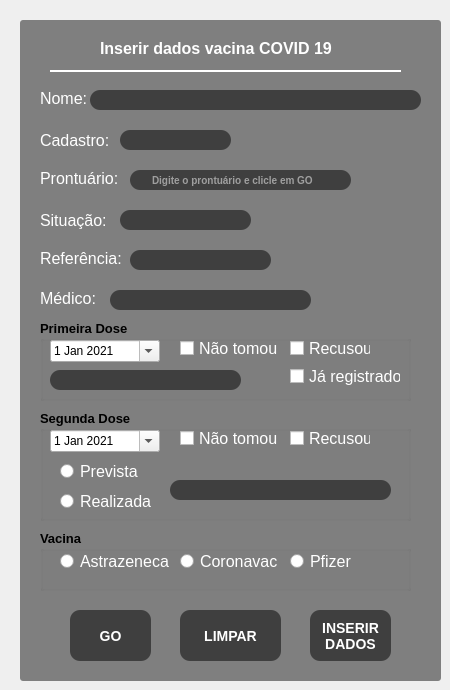
            <widget class="QWidget" name="pageInsertCOVID">
             <widget class="QFrame" name="frame_new_user_3">
              <property name="geometry">
               <rect>
                <x>20</x>
                <y>20</y>
                <width>421</width>
                <height>661</height>
               </rect>
              </property>
              <property name="styleSheet">
               <string notr="true">QFrame{
background-color: rgb(127, 127, 127);
 border-radius: 3px;
}</string>
              </property>
              <property name="frameShape">
               <enum>QFrame::StyledPanel</enum>
              </property>
              <property name="frameShadow">
               <enum>QFrame::Raised</enum>
              </property>
              <widget class="QLabel" name="label_name_6">
               <property name="geometry">
                <rect>
                 <x>20</x>
                 <y>72</y>
                 <width>47</width>
                 <height>13</height>
                </rect>
               </property>
               <property name="font">
                <font>
                 <pointsize>12</pointsize>
                 <kerning>true</kerning>
                </font>
               </property>
               <property name="autoFillBackground">
                <bool>false</bool>
               </property>
               <property name="styleSheet">
                <string notr="true">QLabel {
color: rgb(255, 255, 255);
border: 0px;
}</string>
               </property>
               <property name="text">
                <string>Nome:</string>
               </property>
              </widget>
              <widget class="QLineEdit" name="lineEditName_3">
               <property name="geometry">
                <rect>
                 <x>70</x>
                 <y>70</y>
                 <width>331</width>
                 <height>20</height>
                </rect>
               </property>
               <property name="styleSheet">
                <string notr="true">QLineEdit {
background-color: rgb(63, 63, 63);
     border-width: 2px;
     border-radius: 10px;
     border-color: rgb(0, 170, 255);
     font: bold 14px;
     padding-left: 20px;
     padding-right: 20px;
	color: rgb(255, 255, 255)
}</string>
               </property>
               <property name="readOnly">
                <bool>true</bool>
               </property>
              </widget>
              <widget class="QLineEdit" name="lineEditCad_3">
               <property name="geometry">
                <rect>
                 <x>100</x>
                 <y>110</y>
                 <width>111</width>
                 <height>20</height>
                </rect>
               </property>
               <property name="font">
                <font>
                 <pointsize>-1</pointsize>
                 <weight>75</weight>
                 <italic>false</italic>
                 <bold>true</bold>
                </font>
               </property>
               <property name="styleSheet">
                <string notr="true">QLineEdit {
background-color: rgb(63, 63, 63);
     border-width: 2px;
     border-radius: 10px;
     border-color: rgb(0, 170, 255);
     font: bold 10px;
     padding-left: 20px;
     padding-right: 20px;
	color: rgb(255, 255, 255)
}</string>
               </property>
               <property name="readOnly">
                <bool>true</bool>
               </property>
               <property name="placeholderText">
                <string/>
               </property>
              </widget>
              <widget class="QLabel" name="label_23">
               <property name="geometry">
                <rect>
                 <x>20</x>
                 <y>112</y>
                 <width>71</width>
                 <height>16</height>
                </rect>
               </property>
               <property name="font">
                <font>
                 <pointsize>12</pointsize>
                </font>
               </property>
               <property name="styleSheet">
                <string notr="true">QLabel {
color: rgb(255, 255, 255);
border: 0px;
}</string>
               </property>
               <property name="text">
                <string>Cadastro:</string>
               </property>
              </widget>
              <widget class="QLineEdit" name="lineEditPront_3">
               <property name="geometry">
                <rect>
                 <x>110</x>
                 <y>150</y>
                 <width>221</width>
                 <height>20</height>
                </rect>
               </property>
               <property name="styleSheet">
                <string notr="true">QLineEdit {
background-color: rgb(63, 63, 63);
     border-width: 2px;
     border-radius: 10px;
     border-color: rgb(0, 170, 255);
     font: bold 10px;
     padding-left: 20px;
     padding-right: 20px;
	color: rgb(255, 255, 255)
}</string>
               </property>
               <property name="readOnly">
                <bool>false</bool>
               </property>
               <property name="placeholderText">
                <string>Digite o prontuário e clicle em GO</string>
               </property>
              </widget>
              <widget class="QLabel" name="label_24">
               <property name="geometry">
                <rect>
                 <x>20</x>
                 <y>150</y>
                 <width>81</width>
                 <height>16</height>
                </rect>
               </property>
               <property name="font">
                <font>
                 <pointsize>12</pointsize>
                </font>
               </property>
               <property name="styleSheet">
                <string notr="true">QLabel {
color: rgb(255, 255, 255);
border: 0px;
}</string>
               </property>
               <property name="text">
                <string>Prontuário:</string>
               </property>
              </widget>
              <widget class="QLineEdit" name="lineEditUBS_3">
               <property name="geometry">
                <rect>
                 <x>100</x>
                 <y>190</y>
                 <width>131</width>
                 <height>20</height>
                </rect>
               </property>
               <property name="styleSheet">
                <string notr="true">QLineEdit {
background-color: rgb(63, 63, 63);
     border-width: 2px;
     border-radius: 10px;
     border-color: rgb(0, 170, 255);
     font: bold 14px;
     padding-left: 20px;
     padding-right: 20px;
	color: rgb(255, 255, 255)
}</string>
               </property>
               <property name="readOnly">
                <bool>true</bool>
               </property>
              </widget>
              <widget class="QLabel" name="label_25">
               <property name="geometry">
                <rect>
                 <x>20</x>
                 <y>190</y>
                 <width>71</width>
                 <height>20</height>
                </rect>
               </property>
               <property name="font">
                <font>
                 <pointsize>12</pointsize>
                </font>
               </property>
               <property name="styleSheet">
                <string notr="true">QLabel {
color: rgb(255, 255, 255);
border: 0px;
}</string>
               </property>
               <property name="text">
                <string>Situação:</string>
               </property>
              </widget>
              <widget class="QLineEdit" name="lineEditRef_3">
               <property name="geometry">
                <rect>
                 <x>110</x>
                 <y>230</y>
                 <width>141</width>
                 <height>20</height>
                </rect>
               </property>
               <property name="styleSheet">
                <string notr="true">QLineEdit {
background-color: rgb(63, 63, 63);
     border-width: 2px;
     border-radius: 10px;
     border-color: rgb(0, 170, 255);
     font: bold 14px;
     padding-left: 20px;
     padding-right: 20px;
	color: rgb(255, 255, 255)
}</string>
               </property>
               <property name="readOnly">
                <bool>true</bool>
               </property>
              </widget>
              <widget class="QLabel" name="label_27">
               <property name="geometry">
                <rect>
                 <x>20</x>
                 <y>230</y>
                 <width>81</width>
                 <height>16</height>
                </rect>
               </property>
               <property name="font">
                <font>
                 <pointsize>12</pointsize>
                </font>
               </property>
               <property name="styleSheet">
                <string notr="true">QLabel {
color: rgb(255, 255, 255);
border: 0px;
}</string>
               </property>
               <property name="text">
                <string>Referência:</string>
               </property>
              </widget>
              <widget class="QLineEdit" name="lineEditMed_3">
               <property name="geometry">
                <rect>
                 <x>90</x>
                 <y>270</y>
                 <width>201</width>
                 <height>20</height>
                </rect>
               </property>
               <property name="styleSheet">
                <string notr="true">QLineEdit {
background-color: rgb(63, 63, 63);
     border-width: 2px;
     border-radius: 10px;
     border-color: rgb(0, 170, 255);
     font: bold 14px;
     padding-left: 20px;
     padding-right: 20px;
	color: rgb(255, 255, 255)
}</string>
               </property>
               <property name="readOnly">
                <bool>true</bool>
               </property>
              </widget>
              <widget class="QLabel" name="label_28">
               <property name="geometry">
                <rect>
                 <x>20</x>
                 <y>270</y>
                 <width>61</width>
                 <height>16</height>
                </rect>
               </property>
               <property name="font">
                <font>
                 <pointsize>12</pointsize>
                </font>
               </property>
               <property name="styleSheet">
                <string notr="true">QLabel {
color: rgb(255, 255, 255);
border: 0px;
}</string>
               </property>
               <property name="frameShape">
                <enum>QFrame::NoFrame</enum>
               </property>
               <property name="frameShadow">
                <enum>QFrame::Plain</enum>
               </property>
               <property name="lineWidth">
                <number>0</number>
               </property>
               <property name="text">
                <string>Médico:</string>
               </property>
              </widget>
              <widget class="QPushButton" name="pushButtonADDUser_5">
               <property name="geometry">
                <rect>
                 <x>50</x>
                 <y>590</y>
                 <width>81</width>
                 <height>51</height>
                </rect>
               </property>
               <property name="font">
                <font>
                 <pointsize>-1</pointsize>
                 <weight>75</weight>
                 <italic>false</italic>
                 <bold>true</bold>
                </font>
               </property>
               <property name="styleSheet">
                <string notr="true">QPushButton{
background-color: rgb(63, 63, 63);
     border-width: 2px;
     border-radius: 10px;
     border-color: rgb(0, 170, 255);
     font: bold 14px;
     padding-left: 20px;
     padding-right: 20px;
	color: rgb(255, 255, 255);
}
QPushButton:hover {
	background-color:rgb(49, 49, 49);
}</string>
               </property>
               <property name="text">
                <string>GO</string>
               </property>
              </widget>
              <widget class="QPushButton" name="pushButtonADDUser_7">
               <property name="geometry">
                <rect>
                 <x>290</x>
                 <y>590</y>
                 <width>81</width>
                 <height>51</height>
                </rect>
               </property>
               <property name="styleSheet">
                <string notr="true">QPushButton{
background-color: rgb(63, 63, 63);
     border-width: 2px;
     border-radius: 10px;
     border-color: rgb(0, 170, 255);
     font: bold 14px;
     padding-left: 10px;
     padding-right: 10px;
	color: rgb(255, 255, 255);
}
QPushButton:hover {
	background-color:rgb(49, 49, 49);
}</string>
               </property>
               <property name="text">
                <string>INSERIR
DADOS</string>
               </property>
              </widget>
              <widget class="QGroupBox" name="groupBox">
               <property name="geometry">
                <rect>
                 <x>20</x>
                 <y>300</y>
                 <width>371</width>
                 <height>81</height>
                </rect>
               </property>
               <property name="font">
                <font>
                 <pointsize>10</pointsize>
                 <weight>75</weight>
                 <bold>true</bold>
                </font>
               </property>
               <property name="title">
                <string>Primeira Dose</string>
               </property>
               <widget class="QDateEdit" name="dateEdit_2">
                <property name="geometry">
                 <rect>
                  <x>10</x>
                  <y>20</y>
                  <width>110</width>
                  <height>22</height>
                 </rect>
                </property>
                <property name="styleSheet">
                 <string notr="true"/>
                </property>
                <property name="dateTime">
                 <datetime>
                  <hour>0</hour>
                  <minute>0</minute>
                  <second>0</second>
                  <year>2021</year>
                  <month>1</month>
                  <day>1</day>
                 </datetime>
                </property>
                <property name="calendarPopup">
                 <bool>true</bool>
                </property>
                <property name="date">
                 <date>
                  <year>2021</year>
                  <month>1</month>
                  <day>1</day>
                 </date>
                </property>
               </widget>
               <widget class="QLineEdit" name="lineEditPriDose">
                <property name="geometry">
                 <rect>
                  <x>10</x>
                  <y>50</y>
                  <width>191</width>
                  <height>20</height>
                 </rect>
                </property>
                <property name="styleSheet">
                 <string notr="true">QLineEdit {
background-color: rgb(63, 63, 63);
     border-width: 2px;
     border-radius: 10px;
     border-color: rgb(0, 170, 255);
     font: bold 14px;
     padding-left: 20px;
     padding-right: 20px;
	color: rgb(255, 255, 255)
}</string>
                </property>
                <property name="readOnly">
                 <bool>true</bool>
                </property>
               </widget>
               <widget class="QCheckBox" name="checkBox">
                <property name="geometry">
                 <rect>
                  <x>140</x>
                  <y>20</y>
                  <width>101</width>
                  <height>17</height>
                 </rect>
                </property>
                <property name="font">
                 <font>
                  <pointsize>12</pointsize>
                 </font>
                </property>
                <property name="styleSheet">
                 <string notr="true">color: rgb(255, 255, 255);</string>
                </property>
                <property name="text">
                 <string>Não tomou</string>
                </property>
                <property name="checkable">
                 <bool>true</bool>
                </property>
                <property name="checked">
                 <bool>false</bool>
                </property>
                <attribute name="buttonGroup">
                 <string notr="true">buttonGroup_10</string>
                </attribute>
               </widget>
               <widget class="QCheckBox" name="checkBox_5">
                <property name="geometry">
                 <rect>
                  <x>250</x>
                  <y>46</y>
                  <width>111</width>
                  <height>21</height>
                 </rect>
                </property>
                <property name="font">
                 <font>
                  <pointsize>12</pointsize>
                 </font>
                </property>
                <property name="styleSheet">
                 <string notr="true">color: rgb(255, 255, 255);</string>
                </property>
                <property name="text">
                 <string>Já registrado</string>
                </property>
                <attribute name="buttonGroup">
                 <string notr="true">buttonGroup_10</string>
                </attribute>
               </widget>
               <widget class="QCheckBox" name="checkBox_2">
                <property name="geometry">
                 <rect>
                  <x>250</x>
                  <y>20</y>
                  <width>81</width>
                  <height>17</height>
                 </rect>
                </property>
                <property name="font">
                 <font>
                  <pointsize>12</pointsize>
                 </font>
                </property>
                <property name="styleSheet">
                 <string notr="true">color: rgb(255, 255, 255);</string>
                </property>
                <property name="text">
                 <string>Recusou</string>
                </property>
                <attribute name="buttonGroup">
                 <string notr="true">buttonGroup_10</string>
                </attribute>
               </widget>
              </widget>
              <widget class="QGroupBox" name="groupBox_2">
               <property name="geometry">
                <rect>
                 <x>20</x>
                 <y>390</y>
                 <width>371</width>
                 <height>111</height>
                </rect>
               </property>
               <property name="font">
                <font>
                 <pointsize>10</pointsize>
                 <weight>75</weight>
                 <bold>true</bold>
                </font>
               </property>
               <property name="title">
                <string>Segunda Dose</string>
               </property>
               <property name="checkable">
                <bool>false</bool>
               </property>
               <widget class="QLineEdit" name="lineEditSegDose">
                <property name="geometry">
                 <rect>
                  <x>130</x>
                  <y>70</y>
                  <width>221</width>
                  <height>20</height>
                 </rect>
                </property>
                <property name="styleSheet">
                 <string notr="true">QLineEdit {
background-color: rgb(63, 63, 63);
     border-width: 2px;
     border-radius: 10px;
     border-color: rgb(0, 170, 255);
     font: bold 14px;
     padding-left: 20px;
     padding-right: 20px;
	color: rgb(255, 255, 255)
}</string>
                </property>
                <property name="readOnly">
                 <bool>true</bool>
                </property>
               </widget>
               <widget class="QDateEdit" name="dateEdit_3">
                <property name="geometry">
                 <rect>
                  <x>10</x>
                  <y>20</y>
                  <width>110</width>
                  <height>22</height>
                 </rect>
                </property>
                <property name="styleSheet">
                 <string notr="true"/>
                </property>
                <property name="dateTime">
                 <datetime>
                  <hour>0</hour>
                  <minute>0</minute>
                  <second>0</second>
                  <year>2021</year>
                  <month>1</month>
                  <day>1</day>
                 </datetime>
                </property>
                <property name="calendarPopup">
                 <bool>true</bool>
                </property>
               </widget>
               <widget class="QRadioButton" name="radioButton_21">
                <property name="geometry">
                 <rect>
                  <x>20</x>
                  <y>50</y>
                  <width>91</width>
                  <height>23</height>
                 </rect>
                </property>
                <property name="font">
                 <font>
                  <pointsize>12</pointsize>
                 </font>
                </property>
                <property name="styleSheet">
                 <string notr="true">color: rgb(255, 255, 255);</string>
                </property>
                <property name="text">
                 <string>Prevista</string>
                </property>
                <attribute name="buttonGroup">
                 <string notr="true">buttonGroup_6</string>
                </attribute>
               </widget>
               <widget class="QRadioButton" name="radioButton_28">
                <property name="geometry">
                 <rect>
                  <x>20</x>
                  <y>80</y>
                  <width>91</width>
                  <height>23</height>
                 </rect>
                </property>
                <property name="font">
                 <font>
                  <pointsize>12</pointsize>
                 </font>
                </property>
                <property name="styleSheet">
                 <string notr="true">color: rgb(255, 255, 255);
</string>
                </property>
                <property name="text">
                 <string>Realizada</string>
                </property>
                <attribute name="buttonGroup">
                 <string notr="true">buttonGroup_6</string>
                </attribute>
               </widget>
               <widget class="QCheckBox" name="checkBox_4">
                <property name="geometry">
                 <rect>
                  <x>250</x>
                  <y>20</y>
                  <width>81</width>
                  <height>17</height>
                 </rect>
                </property>
                <property name="font">
                 <font>
                  <pointsize>12</pointsize>
                 </font>
                </property>
                <property name="styleSheet">
                 <string notr="true">color: rgb(255, 255, 255);</string>
                </property>
                <property name="text">
                 <string>Recusou</string>
                </property>
                <attribute name="buttonGroup">
                 <string notr="true">buttonGroup_11</string>
                </attribute>
               </widget>
               <widget class="QCheckBox" name="checkBox_3">
                <property name="geometry">
                 <rect>
                  <x>140</x>
                  <y>20</y>
                  <width>101</width>
                  <height>17</height>
                 </rect>
                </property>
                <property name="font">
                 <font>
                  <pointsize>12</pointsize>
                 </font>
                </property>
                <property name="styleSheet">
                 <string notr="true">color: rgb(255, 255, 255);</string>
                </property>
                <property name="text">
                 <string>Não tomou</string>
                </property>
                <attribute name="buttonGroup">
                 <string notr="true">buttonGroup_11</string>
                </attribute>
               </widget>
              </widget>
              <widget class="QGroupBox" name="groupBox_3">
               <property name="geometry">
                <rect>
                 <x>20</x>
                 <y>510</y>
                 <width>371</width>
                 <height>61</height>
                </rect>
               </property>
               <property name="font">
                <font>
                 <pointsize>10</pointsize>
                 <weight>75</weight>
                 <bold>true</bold>
                </font>
               </property>
               <property name="title">
                <string>Vacina</string>
               </property>
               <widget class="QRadioButton" name="radioButton_15">
                <property name="geometry">
                 <rect>
                  <x>20</x>
                  <y>20</y>
                  <width>111</width>
                  <height>23</height>
                 </rect>
                </property>
                <property name="font">
                 <font>
                  <pointsize>12</pointsize>
                 </font>
                </property>
                <property name="styleSheet">
                 <string notr="true">color: rgb(255, 255, 255);</string>
                </property>
                <property name="text">
                 <string>Astrazeneca</string>
                </property>
                <attribute name="buttonGroup">
                 <string notr="true">buttonGroup_7</string>
                </attribute>
               </widget>
               <widget class="QRadioButton" name="radioButton_48">
                <property name="geometry">
                 <rect>
                  <x>140</x>
                  <y>20</y>
                  <width>101</width>
                  <height>23</height>
                 </rect>
                </property>
                <property name="font">
                 <font>
                  <pointsize>12</pointsize>
                 </font>
                </property>
                <property name="styleSheet">
                 <string notr="true">color: rgb(255, 255, 255);</string>
                </property>
                <property name="text">
                 <string>Coronavac</string>
                </property>
                <attribute name="buttonGroup">
                 <string notr="true">buttonGroup_7</string>
                </attribute>
               </widget>
               <widget class="QRadioButton" name="radioButton_18">
                <property name="geometry">
                 <rect>
                  <x>250</x>
                  <y>20</y>
                  <width>61</width>
                  <height>23</height>
                 </rect>
                </property>
                <property name="font">
                 <font>
                  <pointsize>12</pointsize>
                 </font>
                </property>
                <property name="styleSheet">
                 <string notr="true">color: rgb(255, 255, 255);</string>
                </property>
                <property name="text">
                 <string>Pfizer</string>
                </property>
                <attribute name="buttonGroup">
                 <string notr="true">buttonGroup_7</string>
                </attribute>
               </widget>
              </widget>
              <widget class="QPushButton" name="pushButtonADDUser_10">
               <property name="geometry">
                <rect>
                 <x>160</x>
                 <y>590</y>
                 <width>101</width>
                 <height>51</height>
                </rect>
               </property>
               <property name="font">
                <font>
                 <pointsize>-1</pointsize>
                 <weight>75</weight>
                 <italic>false</italic>
                 <bold>true</bold>
                </font>
               </property>
               <property name="styleSheet">
                <string notr="true">QPushButton{
background-color: rgb(63, 63, 63);
     border-width: 2px;
     border-radius: 10px;
     border-color: rgb(0, 170, 255);
     font: bold 14px;
     padding-left: 20px;
     padding-right: 20px;
	color: rgb(255, 255, 255);
}
QPushButton:hover {
	background-color:rgb(49, 49, 49);
}</string>
               </property>
               <property name="text">
                <string>LIMPAR</string>
               </property>
              </widget>
              <widget class="QLabel" name="label_22">
               <property name="geometry">
                <rect>
                 <x>80</x>
                 <y>20</y>
                 <width>251</width>
                 <height>16</height>
                </rect>
               </property>
               <property name="font">
                <font>
                 <pointsize>12</pointsize>
                 <weight>75</weight>
                 <bold>true</bold>
                </font>
               </property>
               <property name="styleSheet">
                <string notr="true">color: rgb(255, 255, 255);</string>
               </property>
               <property name="text">
                <string>Inserir dados vacina COVID 19</string>
               </property>
              </widget>
              <widget class="Line" name="line_3">
               <property name="geometry">
                <rect>
                 <x>30</x>
                 <y>50</y>
                 <width>351</width>
                 <height>2</height>
                </rect>
               </property>
               <property name="styleSheet">
                <string notr="true">background-color: rgb(255, 255, 255);</string>
               </property>
               <property name="orientation">
                <enum>Qt::Horizontal</enum>
               </property>
              </widget>
             </widget>
            </widget>
